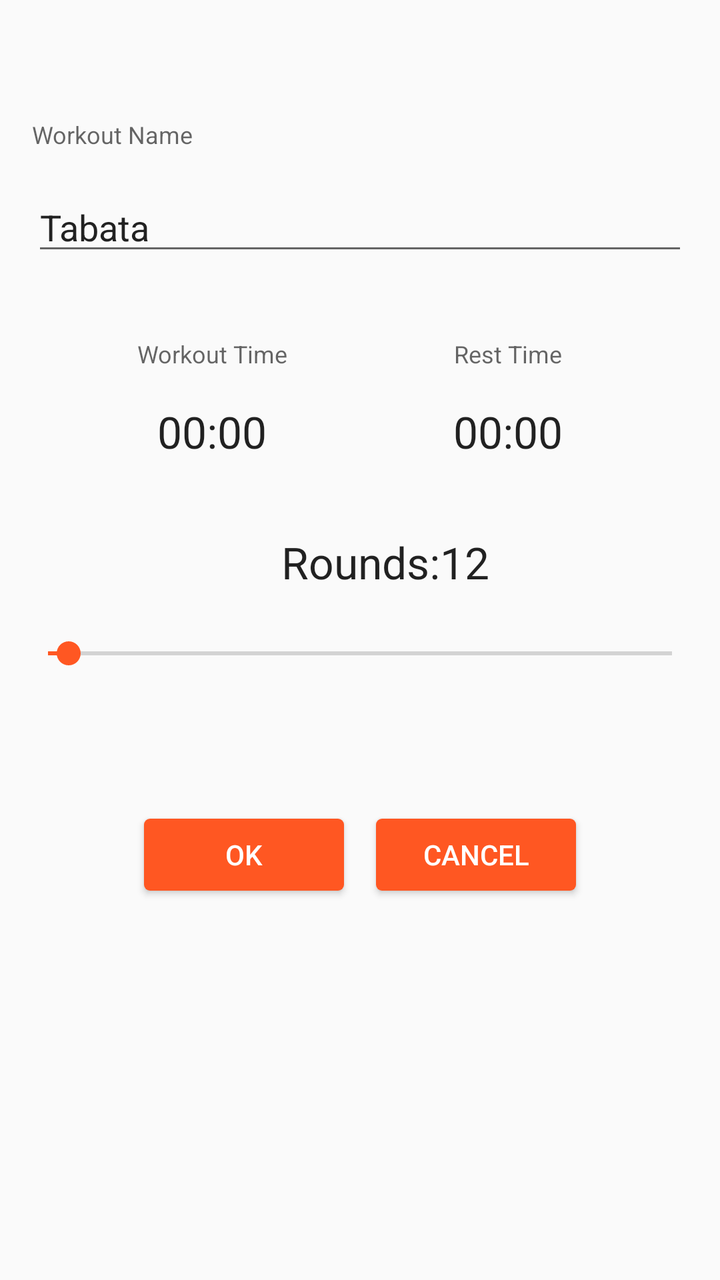
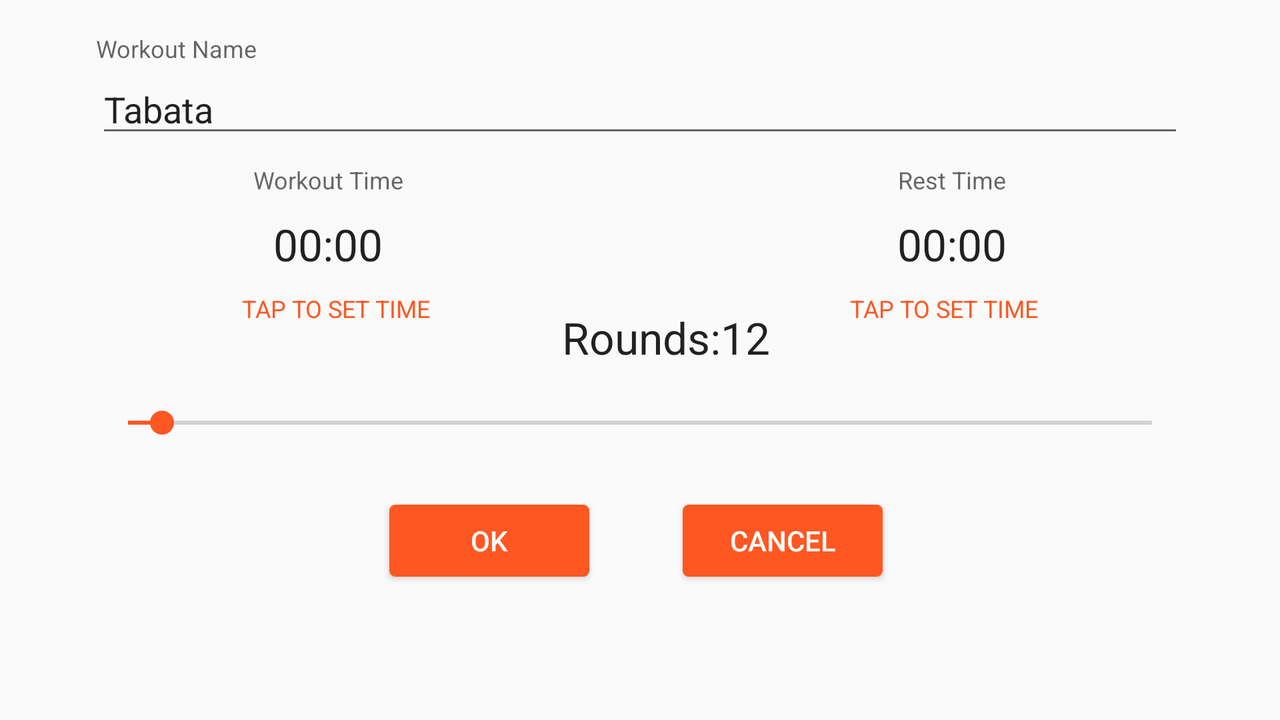

The same Android screen from two of the app's own layout files: first res/layout/ as a phone draws it, then the repository's variant for another configuration, drawn on a device whose configuration selects that folder. Both files follow.
<!-- AndroidManifest.xml: application theme AppTheme -->
<!-- res/layout/add_workout_fragment.xml -->
<?xml version="1.0" encoding="utf-8"?>
<layout xmlns:android="http://schemas.android.com/apk/res/android"
    xmlns:app="http://schemas.android.com/apk/res-auto"
    xmlns:tools="http://schemas.android.com/tools">

    <android.support.constraint.ConstraintLayout
        android:layout_width="match_parent"
        android:layout_height="match_parent"
        android:orientation="vertical">

        <TextView
            android:id="@+id/workoutTitleTextView"
            android:layout_width="wrap_content"
            android:layout_height="wrap_content"
            android:layout_marginLeft="16dp"
            android:layout_marginStart="16dp"
            android:layout_marginTop="59dp"
            android:textAppearance="@style/TextAppearance.AppCompat.Caption"
            app:layout_constraintLeft_toLeftOf="parent"
            app:layout_constraintTop_toTopOf="parent"
            tools:text="Workout Name" />

        <TextView
            android:id="@+id/workoutTimeTitleTextView"
            android:layout_width="180dp"
            android:layout_height="wrap_content"
            android:layout_marginLeft="16dp"
            android:layout_marginStart="16dp"
            android:layout_marginTop="36dp"
            android:gravity="center"
            android:textAppearance="@style/TextAppearance.AppCompat.Caption"
            app:layout_constraintLeft_toLeftOf="parent"
            app:layout_constraintTop_toBottomOf="@+id/workoutTitleEditText"
            tools:text="Workout Time" />

        <TextView
            android:id="@+id/restTimeTitleTextView"
            android:layout_width="180dp"
            android:layout_height="wrap_content"
            android:layout_marginEnd="16dp"
            android:layout_marginRight="16dp"
            android:layout_marginTop="36dp"
            android:gravity="center"
            android:textAppearance="@style/TextAppearance.AppCompat.Caption"
            app:layout_constraintRight_toRightOf="parent"
            app:layout_constraintTop_toBottomOf="@+id/workoutTitleEditText"
            tools:text="Rest Time" />


        <TextView
            android:id="@+id/inputWorkoutTimeTextView"
            android:layout_width="180dp"
            android:layout_height="wrap_content"
            android:layout_marginLeft="16dp"
            android:layout_marginStart="16dp"
            android:layout_marginTop="16dp"
            android:background="?attr/selectableItemBackgroundBorderless"
            android:gravity="center"
            android:textAppearance="@style/TextAppearance.AppCompat.Large"
            app:layout_constraintLeft_toLeftOf="parent"
            app:layout_constraintTop_toBottomOf="@+id/workoutTimeTitleTextView"
            tools:text="00:00" />

        <TextView
            android:id="@+id/inputRestTimeTextView"
            android:layout_width="180dp"
            android:layout_height="wrap_content"
            android:layout_marginEnd="16dp"
            android:layout_marginRight="16dp"
            android:layout_marginTop="16dp"
            android:background="?attr/selectableItemBackgroundBorderless"
            android:gravity="center"
            android:textAppearance="@style/TextAppearance.AppCompat.Large"
            app:layout_constraintRight_toRightOf="parent"
            app:layout_constraintTop_toBottomOf="@+id/restTimeTitleTextView"
            tools:text="00:00" />

        <TextView
            android:id="@+id/roundsTitleTextView"
            android:layout_width="wrap_content"
            android:layout_height="wrap_content"
            android:layout_marginEnd="8dp"
            android:layout_marginLeft="8dp"
            android:layout_marginRight="8dp"
            android:layout_marginStart="8dp"
            android:layout_marginTop="36dp"
            android:textAppearance="@style/TextAppearance.AppCompat.Large"
            app:layout_constraintHorizontal_bias="0.501"
            app:layout_constraintLeft_toLeftOf="parent"
            app:layout_constraintRight_toRightOf="parent"
            app:layout_constraintTop_toBottomOf="@+id/inputWorkoutTimeTextView"
            tools:text="Rounds:" />

        <TextView
            android:id="@+id/numRoundsTextView"
            android:layout_width="wrap_content"
            android:layout_height="wrap_content"
            android:layout_marginTop="36dp"
            android:textAppearance="@style/TextAppearance.AppCompat.Large"
            app:layout_constraintLeft_toRightOf="@+id/roundsTitleTextView"
            app:layout_constraintTop_toBottomOf="@+id/inputRestTimeTextView"
            tools:text="12" />

        <SeekBar
            android:id="@+id/roundsSeekBar"
            android:layout_width="0dp"
            android:layout_height="40dp"
            android:layout_gravity="center"
            android:layout_marginEnd="8dp"
            android:layout_marginLeft="8dp"
            android:layout_marginRight="8dp"
            android:layout_marginStart="8dp"
            android:layout_marginTop="11dp"
            android:max="30"
            android:progress="1"
            android:saveEnabled="false"
            app:layout_constraintLeft_toLeftOf="parent"
            app:layout_constraintRight_toRightOf="parent"
            app:layout_constraintTop_toBottomOf="@+id/roundsTitleTextView" />

        <Button
            android:id="@+id/cancelButton"
            android:layout_width="100dp"
            android:layout_height="36dp"
            android:layout_marginBottom="8dp"
            android:layout_marginEnd="85dp"
            android:layout_marginLeft="8dp"
            android:layout_marginRight="85dp"
            android:layout_marginStart="8dp"
            android:layout_marginTop="40dp"
            android:background="@drawable/button_custom_shape"
            android:textColor="@drawable/button_custom_text"
            app:layout_constraintBottom_toBottomOf="parent"
            app:layout_constraintLeft_toLeftOf="@+id/guideline"
            app:layout_constraintRight_toRightOf="parent"
            app:layout_constraintTop_toBottomOf="@+id/roundsSeekBar"
            app:layout_constraintVertical_bias="0.108"
            tools:text="Cancel"
            app:layout_constraintHorizontal_bias="0.0" />

        <Button
            android:id="@+id/okButton"
            android:layout_width="100dp"
            android:layout_height="36dp"
            android:layout_marginBottom="8dp"
            android:layout_marginEnd="8dp"
            android:layout_marginLeft="87dp"
            android:layout_marginRight="8dp"
            android:layout_marginStart="87dp"
            android:layout_marginTop="40dp"
            android:background="@drawable/button_custom_shape"
            android:textColor="@drawable/button_custom_text"
            app:layout_constraintBottom_toBottomOf="parent"
            app:layout_constraintLeft_toLeftOf="parent"
            app:layout_constraintRight_toLeftOf="@+id/guideline"
            app:layout_constraintTop_toBottomOf="@+id/roundsSeekBar"
            app:layout_constraintVertical_bias="0.108"
            tools:text="Ok"
            app:layout_constraintHorizontal_bias="1.0" />

        <EditText
            android:id="@+id/workoutTitleEditText"
            android:layout_width="0dp"
            android:layout_height="wrap_content"
            android:layout_marginEnd="16dp"
            android:layout_marginLeft="16dp"
            android:layout_marginRight="16dp"
            android:layout_marginStart="16dp"
            android:layout_marginTop="16dp"
            android:inputType="textCapSentences"
            app:layout_constraintHorizontal_bias="0.0"
            app:layout_constraintLeft_toLeftOf="parent"
            app:layout_constraintRight_toRightOf="parent"
            app:layout_constraintTop_toBottomOf="@+id/workoutTitleTextView"
            tools:text="Tabata" />

        <android.support.constraint.Guideline
            android:id="@+id/guideline"
            android:layout_width="wrap_content"
            android:layout_height="wrap_content"
            android:orientation="vertical"
            app:layout_constraintGuide_percent="0.5"
            tools:layout_editor_absoluteX="192dp"
            tools:layout_editor_absoluteY="0dp" />
    </android.support.constraint.ConstraintLayout>
</layout>
<!-- resources referenced by this layout -->
<resources>
  <!-- drawable button_custom_shape (drawable) -->
  <?xml version="1.0" encoding="utf-8"?>
  <shape xmlns:android="http://schemas.android.com/apk/res/android"
      android:shape="rectangle">
      <corners android:radius="3dp" />
      <solid
          android:color="#FF5722"
          />
      <padding
          android:bottom="0dp"
          android:left="0dp"
          android:right="0dp"
          android:top="0dp"/>
      <size
          android:width="208dp"
          android:height="54dp" />
  </shape>
  <!-- drawable button_custom_text (drawable) -->
  <?xml version="1.0" encoding="utf-8"?>
  <selector xmlns:android="http://schemas.android.com/apk/res/android">
      <item android:state_enabled="false" android:color="#FF8578" />
      <item android:state_enabled="true" android:color="#FFFFFF" />
  </selector>
  <style name="AppTheme" parent="Theme.AppCompat.Light.DarkActionBar">
          
          <item name="colorPrimary">@color/colorPrimary</item>
          <item name="colorPrimaryDark">@color/colorPrimaryDark</item>
          <item name="colorAccent">@color/colorAccent</item>
          <item name="circularProgressBarStyle">@style/CircularProgressBar</item>
      </style>
  <color name="colorPrimary">#03A9F4</color>
  <color name="colorPrimaryDark">#0288D1</color>
  <color name="colorAccent">#FF5722</color>
  <style name="CircularProgressBar">
          <item name="android:layout_height">wrap_content</item>
          <item name="android:layout_width">match_parent</item>
          <item name="stroke_width">4dp</item>
          <item name="progress" format="float">0.1</item>
          <item name="progress_color">@color/colorAccent</item>
          <item name="progress_background_color">@android:color/white</item>
          <item name="marker_color">#ffff4444</item>
          <item name="marker_visible">false</item>
          <item name="thumb_visible">false</item>
      </style>
</resources>
<!-- res/layout-land/add_workout_fragment.xml (the repository's variant of the layout above) -->
<!-- drawn on the phone turned sideways -->
<?xml version="1.0" encoding="utf-8"?>
<layout xmlns:android="http://schemas.android.com/apk/res/android"
    xmlns:app="http://schemas.android.com/apk/res-auto"
    xmlns:tools="http://schemas.android.com/tools">

    <android.support.constraint.ConstraintLayout
        android:layout_width="match_parent"
        android:layout_height="match_parent"
        android:orientation="vertical">

        <TextView
            android:id="@+id/workoutTitleTextView"
            android:layout_width="wrap_content"
            android:layout_height="wrap_content"
            android:layout_marginLeft="48dp"
            android:layout_marginStart="48dp"
            android:layout_marginTop="16dp"
            android:textAppearance="@style/TextAppearance.AppCompat.Caption"
            app:layout_constraintLeft_toLeftOf="parent"
            app:layout_constraintTop_toTopOf="parent"
            tools:text="Workout Name" />

        <TextView
            android:id="@+id/workoutTimeTitleTextView"
            android:layout_width="180dp"
            android:layout_height="wrap_content"
            android:layout_marginLeft="16dp"
            android:layout_marginStart="16dp"
            android:layout_marginTop="8dp"
            android:gravity="center"
            android:textAppearance="@style/TextAppearance.AppCompat.Caption"
            app:layout_constraintLeft_toLeftOf="parent"
            app:layout_constraintTop_toBottomOf="@+id/workoutTitleEditText"
            tools:text="Workout Time"
            app:layout_constraintRight_toLeftOf="@+id/guideline"
            android:layout_marginRight="8dp" />

        <TextView
            android:id="@+id/restTimeTitleTextView"
            android:layout_width="180dp"
            android:layout_height="wrap_content"
            android:layout_marginEnd="16dp"
            android:layout_marginRight="16dp"
            android:layout_marginTop="8dp"
            android:gravity="center"
            android:textAppearance="@style/TextAppearance.AppCompat.Caption"
            app:layout_constraintRight_toRightOf="parent"
            app:layout_constraintTop_toBottomOf="@+id/workoutTitleEditText"
            tools:text="Rest Time"
            android:layout_marginLeft="8dp"
            app:layout_constraintLeft_toLeftOf="@+id/guideline" />

        <TextView
            android:id="@+id/inputWorkoutTimeTextView"
            android:layout_width="180dp"
            android:layout_height="48dp"
            android:layout_marginLeft="16dp"
            android:layout_marginStart="16dp"
            android:background="?attr/selectableItemBackgroundBorderless"
            android:gravity="center"
            android:textAppearance="@style/TextAppearance.AppCompat.Large"
            app:layout_constraintLeft_toLeftOf="parent"
            app:layout_constraintTop_toBottomOf="@+id/workoutTimeTitleTextView"
            tools:text="00:00"
            app:layout_constraintRight_toLeftOf="@+id/guideline"
            android:layout_marginRight="8dp" />

        <TextView
            android:id="@+id/inputRestTimeTextView"
            android:layout_width="180dp"
            android:layout_height="48dp"
            android:layout_marginEnd="16dp"
            android:layout_marginRight="16dp"
            android:background="?attr/selectableItemBackgroundBorderless"
            android:gravity="center"
            android:textAppearance="@style/TextAppearance.AppCompat.Large"
            app:layout_constraintRight_toRightOf="parent"
            app:layout_constraintTop_toBottomOf="@+id/restTimeTitleTextView"
            tools:text="00:00"
            android:layout_marginLeft="8dp"
            app:layout_constraintLeft_toLeftOf="@+id/guideline" />

        <TextView
            android:id="@+id/workoutTimeHintLeft"
            android:layout_width="wrap_content"
            android:layout_height="wrap_content"
            android:textColor="@color/colorAccent"
            tools:text="TAP TO SET TIME"
            android:textSize="12sp"
            app:layout_constraintTop_toBottomOf="@+id/inputWorkoutTimeTextView"
            android:layout_marginLeft="8dp"
            app:layout_constraintRight_toRightOf="@+id/inputWorkoutTimeTextView"
            app:layout_constraintLeft_toLeftOf="@+id/inputWorkoutTimeTextView"/>

        <TextView
            android:id="@+id/workoutTimeHintRight"
            android:layout_width="wrap_content"
            android:layout_height="wrap_content"
            android:textColor="@color/colorAccent"
            tools:text="TAP TO SET TIME"
            android:textSize="12sp"
            android:layout_marginRight="8dp"
            app:layout_constraintRight_toRightOf="@+id/inputRestTimeTextView"
            app:layout_constraintLeft_toLeftOf="@+id/inputRestTimeTextView"
            app:layout_constraintTop_toBottomOf="@+id/inputRestTimeTextView" />

        <TextView
            android:id="@+id/roundsTitleTextView"
            android:layout_width="wrap_content"
            android:layout_height="wrap_content"
            android:layout_marginEnd="8dp"
            android:layout_marginLeft="8dp"
            android:layout_marginRight="8dp"
            android:layout_marginStart="8dp"
            android:layout_marginTop="8dp"
            android:textAppearance="@style/TextAppearance.AppCompat.Large"
            app:layout_constraintHorizontal_bias="0.501"
            app:layout_constraintLeft_toLeftOf="parent"
            app:layout_constraintRight_toRightOf="parent"
            app:layout_constraintTop_toBottomOf="@+id/inputWorkoutTimeTextView"
            tools:text="Rounds:" />

        <TextView
            android:id="@+id/numRoundsTextView"
            android:layout_width="wrap_content"
            android:layout_height="wrap_content"
            android:layout_marginTop="8dp"
            android:textAppearance="@style/TextAppearance.AppCompat.Large"
            app:layout_constraintLeft_toRightOf="@+id/roundsTitleTextView"
            app:layout_constraintTop_toBottomOf="@+id/inputRestTimeTextView"
            tools:text="12"
            android:layout_marginLeft="0dp" />

        <SeekBar
            android:id="@+id/roundsSeekBar"
            android:layout_width="0dp"
            android:layout_height="40dp"
            android:layout_gravity="center"
            android:layout_marginEnd="48dp"
            android:layout_marginLeft="48dp"
            android:layout_marginRight="48dp"
            android:layout_marginStart="48dp"
            android:layout_marginTop="8dp"
            android:max="30"
            android:progress="1"
            android:saveEnabled="false"
            app:layout_constraintLeft_toLeftOf="parent"
            app:layout_constraintRight_toRightOf="parent"
            app:layout_constraintTop_toBottomOf="@+id/roundsTitleTextView" />

        <Button
            android:id="@+id/cancelButton"
            android:layout_width="100dp"
            android:layout_height="36dp"
            android:layout_marginEnd="85dp"
            android:layout_marginLeft="8dp"
            android:layout_marginRight="85dp"
            android:layout_marginStart="8dp"
            android:layout_marginTop="21dp"
            android:background="@drawable/button_custom_shape"
            android:textColor="@drawable/button_custom_text"
            app:layout_constraintLeft_toLeftOf="@+id/guideline"
            app:layout_constraintRight_toRightOf="parent"
            app:layout_constraintTop_toBottomOf="@+id/roundsSeekBar"
            tools:text="Cancel"
            app:layout_constraintHorizontal_bias="0.106" />

        <Button
            android:id="@+id/okButton"
            android:layout_width="100dp"
            android:layout_height="36dp"
            android:layout_marginEnd="8dp"
            android:layout_marginLeft="87dp"
            android:layout_marginRight="8dp"
            android:layout_marginStart="87dp"
            android:layout_marginTop="21dp"
            android:background="@drawable/button_custom_shape"
            android:textColor="@drawable/button_custom_text"
            app:layout_constraintLeft_toLeftOf="parent"
            app:layout_constraintRight_toLeftOf="@+id/guideline"
            app:layout_constraintTop_toBottomOf="@+id/roundsSeekBar"
            tools:text="Ok"
            app:layout_constraintHorizontal_bias="0.861" />

        <EditText
            android:id="@+id/workoutTitleEditText"
            android:layout_width="0dp"
            android:layout_height="wrap_content"
            android:layout_marginEnd="48dp"
            android:layout_marginLeft="48dp"
            android:layout_marginRight="48dp"
            android:layout_marginStart="48dp"
            android:layout_marginTop="0dp"
            android:inputType="textCapSentences"
            app:layout_constraintHorizontal_bias="0.0"
            app:layout_constraintLeft_toLeftOf="parent"
            app:layout_constraintRight_toRightOf="parent"
            app:layout_constraintTop_toBottomOf="@+id/workoutTitleTextView"
            tools:text="Tabata" />

        <android.support.constraint.Guideline
            android:id="@+id/guideline"
            android:layout_width="wrap_content"
            android:layout_height="wrap_content"
            android:orientation="vertical"
            app:layout_constraintGuide_percent="0.5"
            tools:layout_editor_absoluteX="192dp"
            tools:layout_editor_absoluteY="0dp" />
    </android.support.constraint.ConstraintLayout>
</layout>
<!-- resources referenced by the variant -->
<!-- as the phone turned sideways resolves them -->
<resources>
  <color name="colorAccent">#FF5722</color>
  <!-- drawable button_custom_shape (drawable) -->
  <?xml version="1.0" encoding="utf-8"?>
  <shape xmlns:android="http://schemas.android.com/apk/res/android"
      android:shape="rectangle">
      <corners android:radius="3dp" />
      <solid
          android:color="#FF5722"
          />
      <padding
          android:bottom="0dp"
          android:left="0dp"
          android:right="0dp"
          android:top="0dp"/>
      <size
          android:width="208dp"
          android:height="54dp" />
  </shape>
  <!-- drawable button_custom_text (drawable) -->
  <?xml version="1.0" encoding="utf-8"?>
  <selector xmlns:android="http://schemas.android.com/apk/res/android">
      <item android:state_enabled="false" android:color="#FF8578" />
      <item android:state_enabled="true" android:color="#FFFFFF" />
  </selector>
  <style name="AppTheme" parent="Theme.AppCompat.Light.DarkActionBar">
          
          <item name="colorPrimary">@color/colorPrimary</item>
          <item name="colorPrimaryDark">@color/colorPrimaryDark</item>
          <item name="colorAccent">@color/colorAccent</item>
          <item name="circularProgressBarStyle">@style/CircularProgressBar</item>
      </style>
  <color name="colorPrimary">#03A9F4</color>
  <color name="colorPrimaryDark">#0288D1</color>
  <style name="CircularProgressBar">
          <item name="android:layout_height">wrap_content</item>
          <item name="android:layout_width">match_parent</item>
          <item name="stroke_width">4dp</item>
          <item name="progress" format="float">0.1</item>
          <item name="progress_color">@color/colorAccent</item>
          <item name="progress_background_color">@android:color/white</item>
          <item name="marker_color">#ffff4444</item>
          <item name="marker_visible">false</item>
          <item name="thumb_visible">false</item>
      </style>
</resources>
